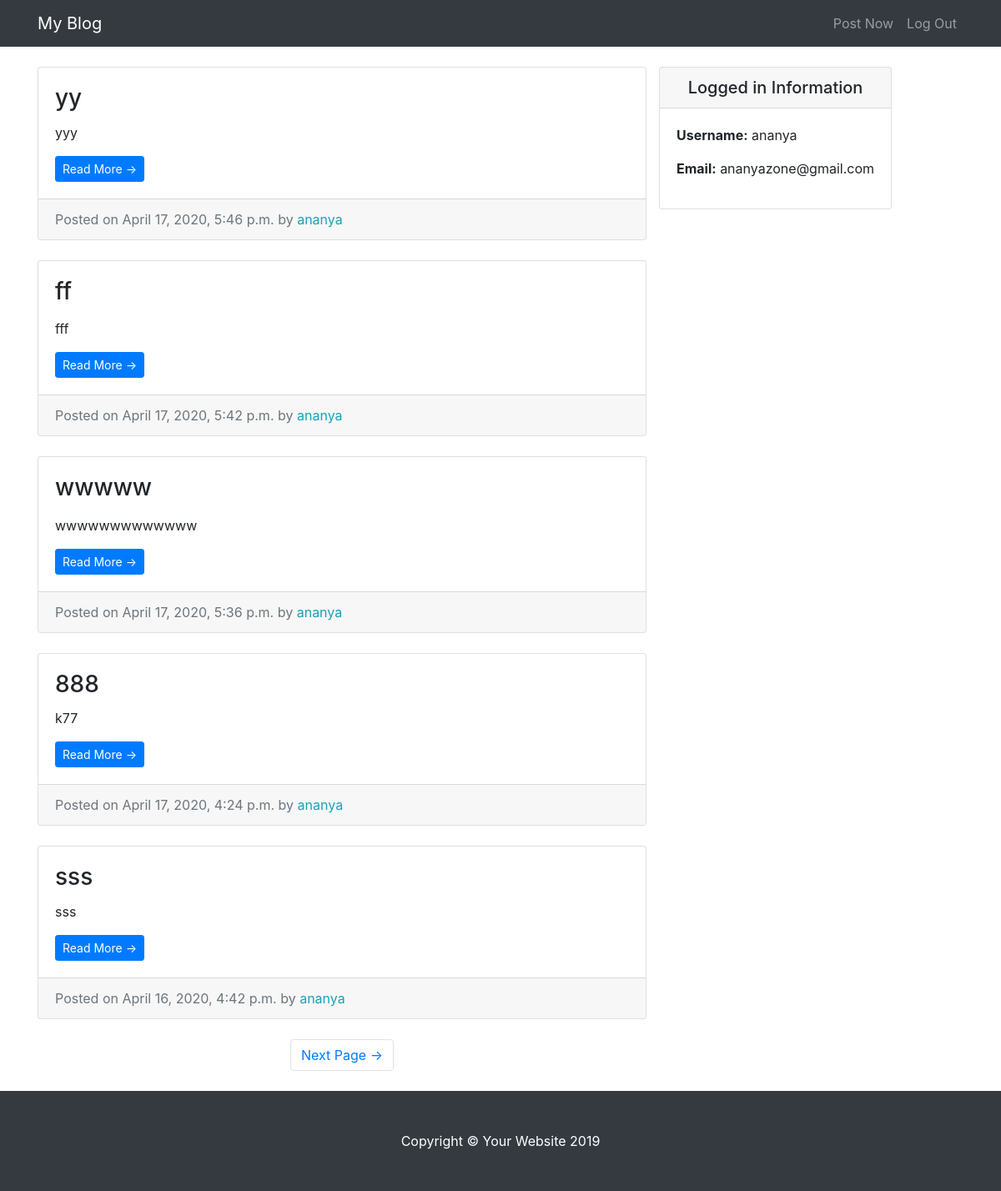
/ (signed in), run on an earlier commit of the app's database.
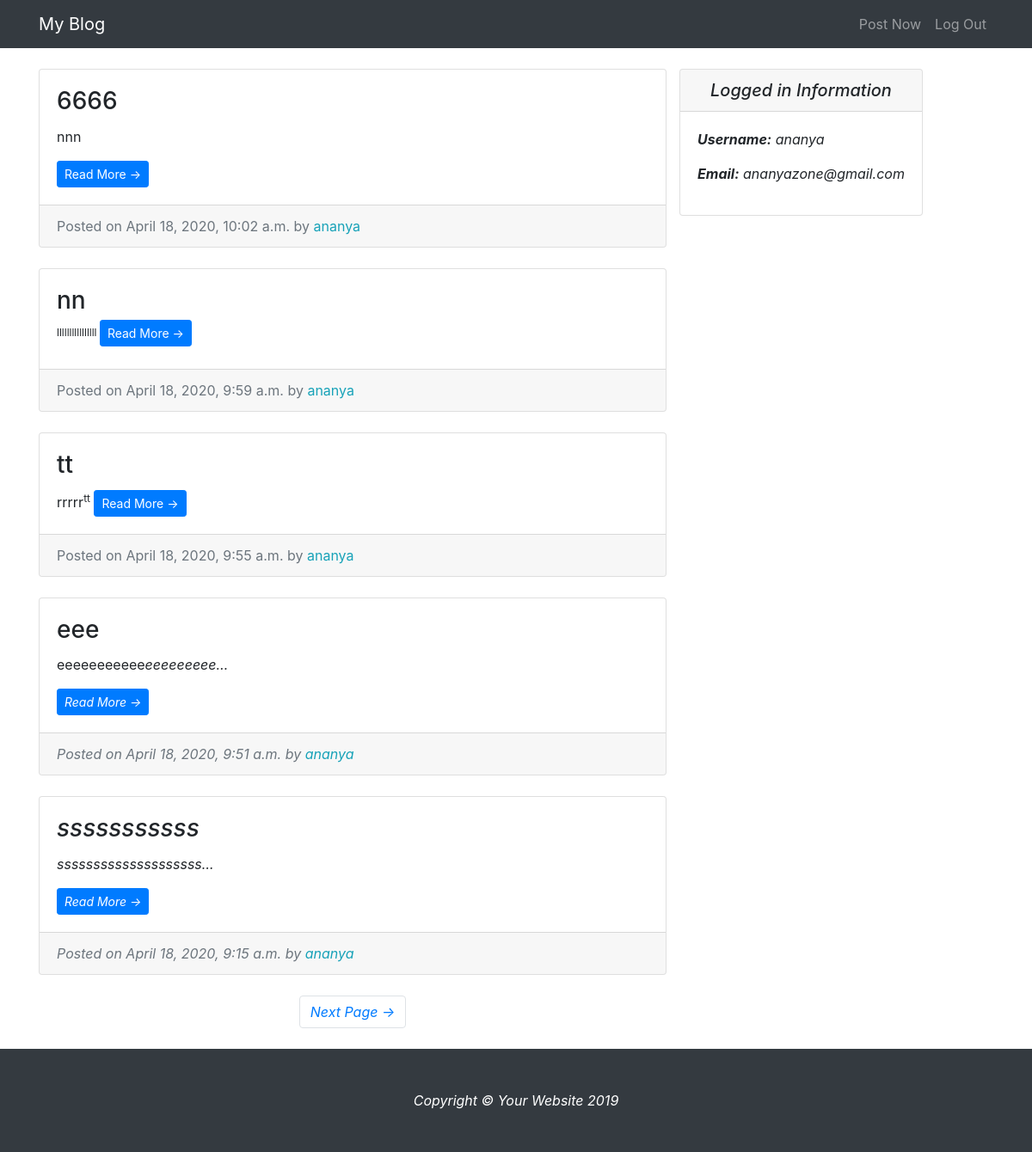
And on a later commit of the database.
### entries/models.py (models this page shows, shortened)
class Entry(models.Model):
    entry_title = models.CharField(max_length=50)
    entry_text = models.TextField()
    entry_date = models.DateTimeField(auto_now_add=True)
    entry_author = models.ForeignKey(User, on_delete=models.CASCADE)
    img = models.ImageField(upload_to='uploads/',default='uploads\coffee.jpg')
    content = HTMLField()
    class Meta:
        verbose_name_plural="entries"

### entries/views.py (the view)
# urls.py: path('', HomeView.as_view(), name='blog-home'),
class HomeView(LoginRequiredMixin, ListView):
    model = Entry
    template_name = 'entries/index.html'
    context_object_name ="blog_entries"
    ordering = ['-entry_date']
    paginate_by = 5

### entries/templates/entries/index.html (shortened to what this page needs)
{% extends "entries/base.html" %}
{% block content %}
      <div class="col-md-8">
        {% for entry in blog_entries %}
        <div class="card mb-4 mt-4">
          <div class="card-body">
            <h3 class="card-title">{{ entry.entry_title}}</h3>
            <p class="card-text">{{ entry.entry_text | truncatechars:75 | safe}}</p>
            <a href="{% url 'entry-detail' entry.pk %}" class="btn btn-primary btn-sm">Read More &rarr;</a>
          </div>
          <div class="card-footer text-muted">
            Posted on {{ entry.entry_date}} by
            <span class= "text-info mr-2">{{ entry.entry_author}}</span>
          </div>
        </div>
        {% endfor %}
        {% if is_paginated %}
        <ul class="pagination justify-content-center mb-4">
          {% if page_obj.has_next %}
          <li class="page-item">
            <a class="page-link" href="?page={{ page_obj.next_page_number }}">Next Page &rarr;</a>
          </li>
          {% endif %}
        </ul>
        {% endif %}
      </div>
    {% endblock %}

### entries/templates/entries/base.html (shortened to what this page needs)
{% load static %}
<!DOCTYPE html>
<html lang="en">
<head>
  <link href="{% static 'entries/vendor/bootstrap/css/bootstrap.min.css' %}" rel="stylesheet">
  <link href="{% static 'entries/css/blog-home.css' %}" rel="stylesheet">
</head>
<body>
  <nav class="navbar navbar-expand-lg navbar-dark bg-dark fixed-top">
    <div class="container">
      <a class="navbar-brand" href="{% url 'blog-home' %}">My Blog</a>
      <div class="collapse navbar-collapse" id="navbarResponsive">
        <ul class="navbar-nav ml-auto">
          <li class="nav-item">
            <a class="nav-link" href="{% url 'create_entry' %}">Post Now</a>
          </li>
          <li class="nav-item">
            <a class="nav-link" href="{% url 'logout' %}">Log Out</a>
          </li>
        </ul>
      </div>
    </div>
  </nav>
  <div class="container">
    <div class="row">
{% block content %} {% endblock %}
    <div class="col-md-15">
      <div class="card my-4">
          <h5 class="card-header text-center">Logged in Information</h5>
          <div class="card-body">
            <ul class="list-unstyled mb-0">
                <li>
                    <p> <strong>Username:</strong> {{ user.username }} </p>
                </li>
                <li>
                    <p> <strong>Email:</strong> {{ user.email }} </p>
                </li>
            </ul>
          </div>
        </div>
      </div>
    </div>
  </div>
  <footer class="py-5 bg-dark">
    <div class="container">
      <p class="m-0 text-center text-white">Copyright &copy; Your Website 2019</p>
    </div>
  </footer>
</body>
</html>

What changed in the data, as far as the page shows it:
no longer on this page (row edited): Entry: entry_title "yy", entry_text "yyy", entry_date "April 17, 2020, 5:46 p.m.", entry_author "ananya"
no longer on this page (row edited): Entry: entry_title "ff", entry_text "fff", entry_date "April 17, 2020, 5:42 p.m.", entry_author "ananya"
no longer on this page (row edited): Entry: entry_title "wwwww", entry_text "wwwwwwwwwwwww", entry_date "April 17, 2020, 5:36 p.m.", entry_author "ananya"
no longer on this page (row edited): Entry: entry_title "888", entry_text "k77", entry_date "April 17, 2020, 4:24 p.m.", entry_author "ananya"
no longer on this page (row edited): Entry: entry_title "sss", entry_text "sss", entry_date "April 16, 2020, 4:42 p.m.", entry_author "ananya"
added Entry: entry_title "6666", entry_text "nnn", entry_date "April 18, 2020, 10:02 a.m.", entry_author "ananya"
added Entry: entry_title "nn", entry_text "llllllllllllllll", entry_date "April 18, 2020, 9:59 a.m.", entry_author "ananya"
added Entry: entry_title "tt", entry_text "rrrrr tt", entry_date "April 18, 2020, 9:55 a.m.", entry_author "ananya"
added Entry: entry_title "eee", entry_text "eeeeeeeeeee eeeeeeeee…", entry_date "April 18, 2020, 9:51 a.m.", entry_author "ananya"
added Entry: entry_title "sssssssssss", entry_text "sssssssssssssssss sss…", entry_date "April 18, 2020, 9:15 a.m.", entry_author "ananya"
